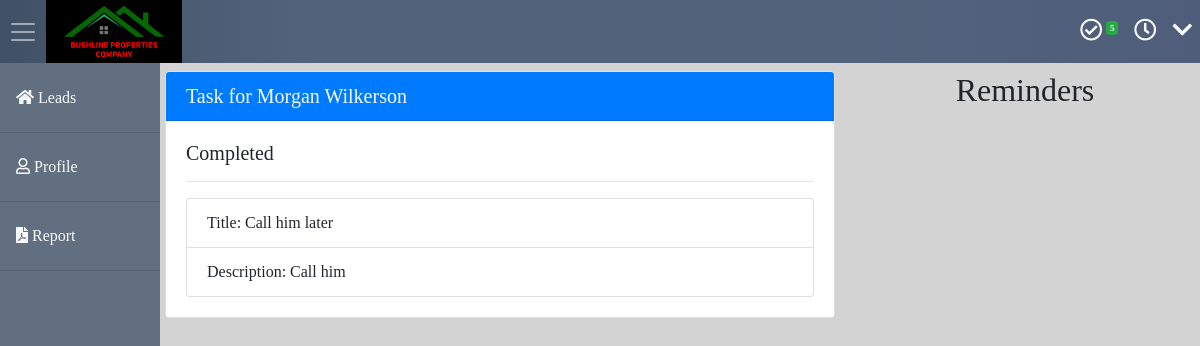
Page /task/5/ (signed in) on the committed database.
### lead/models.py (models this page shows, shortened)
class Task(models.Model):
    title = models.CharField(max_length=100)
    author = models.ForeignKey(User, on_delete=models.CASCADE)
    lead = models.ForeignKey(Lead, on_delete=models.CASCADE)
    description = models.TextField()
    completed = models.BooleanField(default=False)
    trash = models.BooleanField(default=False)

class Lead(models.Model):
    status = models.ForeignKey(Status, on_delete=models.CASCADE)
    source = models.ForeignKey(Source, on_delete=models.CASCADE)
    assigned = models.ForeignKey(User, on_delete=models.CASCADE)
    name = models.CharField(max_length=100)
    location = models.CharField(max_length=100, blank=True, null=True)
    phonenumber = models.CharField(max_length=100)
    email = models.EmailField(blank=True, null=True)
    description = models.TextField(blank=True, null=True)
    trash = models.BooleanField(default=False)
    active = models.BooleanField(default=True)

### lead/views.py (the view)
# urls.py: path('task/<int:pk>/', views.TaskDetailView.as_view(), name='task_detail'),
class TaskDetailView(LoginRequiredMixin, DetailView):
    template_name = 'lead/detail.html'
    model = Task
    def get_context_data(self, **kwargs):
        context = super().get_context_data(**kwargs)
        if self.request.user.is_authenticated:
            context['task_count'] = Task.objects.filter(
                lead=self.object.lead, author=self.request.user, trash=False).all()
            context['task_detail'] = True
            context['reminders'] = Reminder.objects.filter(
                task__completed=False,
                dueDate__gte=timezone.now().today(),  # make sure that the dueDate has not expired
                task__author=self.request.user,  # the user is the one is the owner
                trash=False,  # the reminder is not in the trash
                task=self.object
            ).all()
            context['reminder_form'] = ReminderForm()
        return context
    def get_queryset(self):
        return Task.objects.filter(trash=False).order_by('-pk')

### lead/templatetags/filt.py (called while the page is built)
@register.filter(name='is_checkbox')
def is_checkbox(value):
    return isinstance(value, CheckboxInput)

### lead/templates/lead/detail.html (shortened to what this page needs)
{% extends "lead/base.html" %}
    {% block content %}
    <div class="container">
      <div class="row">
        <div class="col-12">
          {% if lead_detail %}
          {% include "lead/lead_detail.html" %}
          {% else %} {% include "lead/task_detail.html" %} {% endif %}
        </div>
      </div>
    </div>
    {% endblock content %}

### lead/templates/lead/task_detail.html (shortened to what this page needs)
<div class="row mt-2">
  <div class="col-sm-8">
    <div class="card">
      <h5 class="card-header text-light bg-primary">
        Task for
        <a class="text-light" href="{% url 'lead_detail' pk=object.lead.pk %}">{{object.lead.name}}</a>
      </h5>
      <div class="card-body">
        {% if not object.completed %}
        <a href="{% url 'task_complete' pk=object.pk %}" class="btn btn-success mr-1  my-1">Complete <i
            class="far text-light fa-lg fa-check-circle"></i></a>
        <a href="{% url 'task_edit' pk=object.pk %}" class="btn btn-warning mr-1 my-1">Edit <i
            class="fas fa-pencil-alt"></i></a>
        <a href="{% url 'task_remove' pk=object.pk %}" class="btn btn-danger mr-1  my-1">Delete <i
            class="fas fa-trash"></i></a>
        {% else %}
        <h5>Completed</h5>
        {% endif %}
        <hr />
        <section role="leadinformation">
          <ul class="list-group">
            <li class="list-group-item">
              Title: {{object.title}}
            </li>
            <li class="list-group-item">
              Description: {{object.description}}
            </li>
          </ul>
        </section>
      </div>
    </div>
  </div>
  <div class="col-sm-4">
    <h2 class="text-center">Reminders</h2>
  </div>
</div>

### lead/static/css/style.css (style rules this page uses)
* { margin: 0; padding: 0; }
body { background-color: lightgrey; font-family: "Roboto, 'Helvetica Neue', Helvetica, Arial, sans-serif"; }

### rows in the picture
Task: lead.name "Morgan Wilkerson", title "Call him later", description "Call him"

### other values in the picture
{{ task_count|length }} "5"
